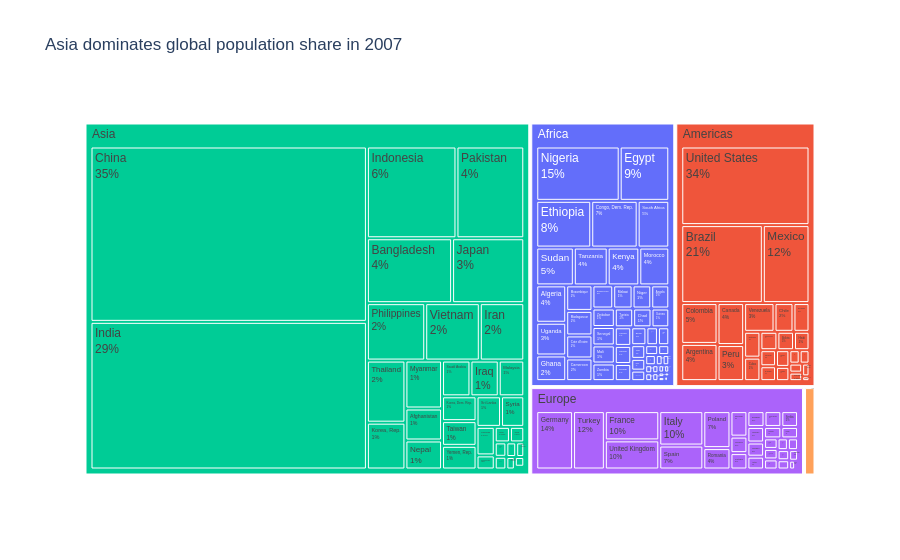

Source (notebook cell):
### Markdown cell above
## Task 1 — Treemap: fossil fuel dependency by country

**What to build:** A treemap showing **fossil fuel TWh only**, broken down by Region → Country → Source (Coal / Oil / Natural Gas).

**Requirements:**
- Filter to fossil sources only before plotting
- Use `path=['Region', 'Country', 'Source']` for the hierarchy
- Colour encodes the fossil source type (Coal / Oil / Natural Gas) with a CVD-safe palette
- Show TWh values in labels — no percentages
- Grey out parent nodes (Region and Country level)
- Insight title naming which region or country is most fossil-dependent

> 💡 `df.loc[df['Source_Type'] == 'Fossil']`

### Code cell
df = px.data.gapminder().query("year == 2007")

fig1 = px.treemap(
    df,
    path=['continent', 'country'],
    values='pop',
    color='continent',
    title='Asia dominates global population share in 2007'
)

fig1.update_traces(
    textinfo='label+percent parent'
)

fig1.update_layout(
    font_family='Arial',
    paper_bgcolor='white'
)

fig1.show()

### Figure 1 — Plotly figure (JSON) as saved in the notebook; plotly's stock layout.template omitted (floating-point values rounded to 4 significant figures; data arrays with more than 128 entries replaced by an {"elided": "..."} marker saying what was removed)
{"data": [{"branchvalues": "total", "customdata": {"elided": "147x1 str values"}, "domain": {"x": [0, 1], "y": [0, 1]}, "hovertemplate": "labels=%{label}<br>pop=%{value}<br>parent=%{parent}<br>id=%{id}<br>continent=%{customdata[0]}<extra></extra>", "ids": {"elided": "147 str values"}, "labels": {"elided": "147 str values"}, "marker": {"colors": {"elided": "147 str values"}}, "name": "", "parents": {"elided": "147 str values"}, "textinfo": "label+percent parent", "type": "treemap", "values": {"elided": "147 float values"}}], "layout": {"font": {"family": "Arial"}, "legend": {"tracegroupgap": 0}, "paper_bgcolor": "white", "title": {"text": "Asia dominates global population share in 2007"}}}
